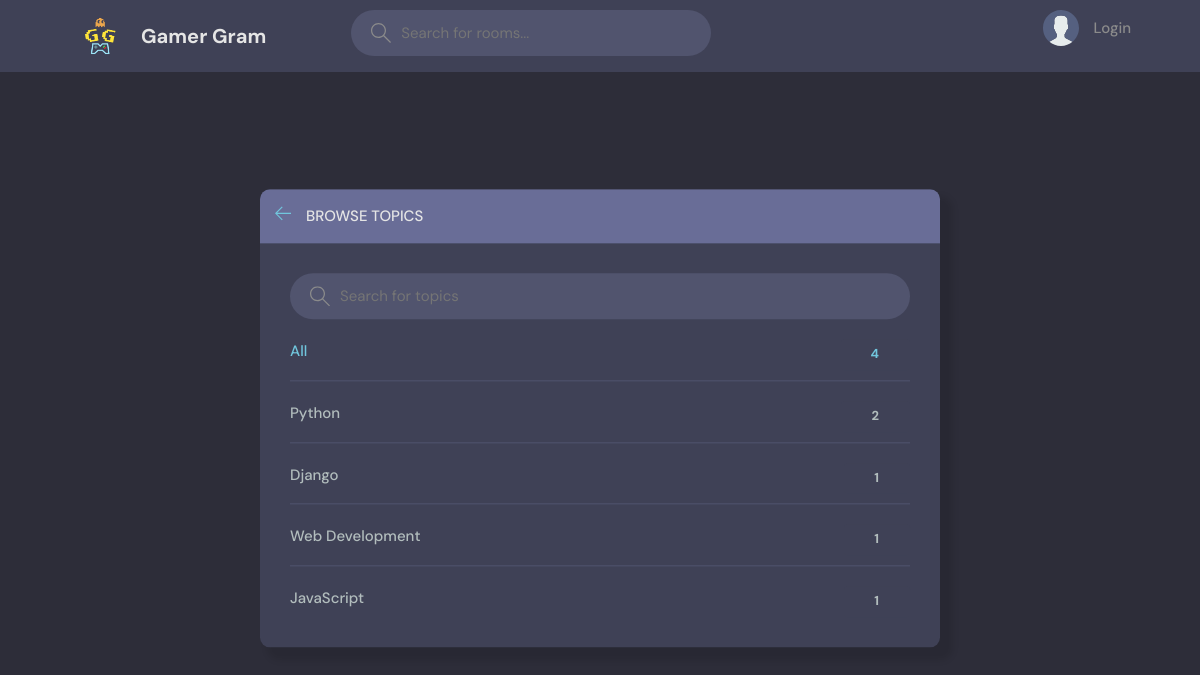
/topics/, run on an earlier commit of the app's database.
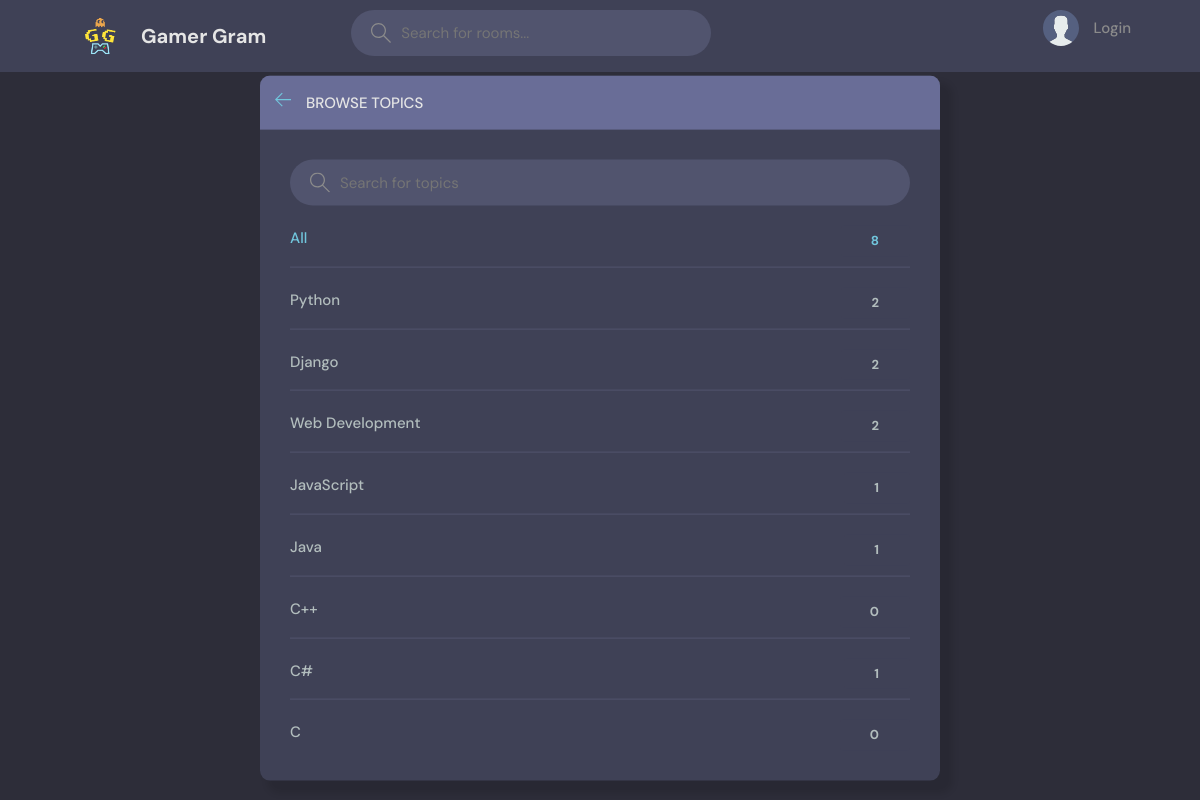
And on a later commit of the database.
### base/models.py (models this page shows)
class Topic(models.Model):
    name = models.CharField(max_length=200)
    def __str__(self):
        return self.name

### base/views.py (the view)
# urls.py: path('topics/', views.topicsPage, name="topics"),
def topicsPage(request):
    q = request.GET.get('q') if request.GET.get('q') != None else ''
    topics = Topic.objects.filter(name__icontains=q)
    context = {'topics': topics}
    return render(request, 'base/topics.html', context)

### base/templates/base/topics.html (shortened to what this page needs)
{% extends 'main.html' %}
{% block content %}
<main class="create-room layout">
      <div class="container">
        <div class="layout__box">
          <div class="layout__boxHeader">
            <div class="layout__boxTitle">
              <a href="{{request.META.HTTP_REFERER}}">
                <svg version="1.1" xmlns="http://www.w3.org/2000/svg" width="32" height="32" viewBox="0 0 32 32">
                  <title>arrow-left</title>
                  <path
                    d="M13.723 2.286l-13.723 13.714 13.719 13.714 1.616-1.611-10.96-10.96h27.625v-2.286h-27.625l10.965-10.965-1.616-1.607z"
                  ></path>
                </svg>
              </a>
              <h3>Browse Topics</h3>
            </div>
          </div>
          <div class="topics-page layout__body">
            <form action="" method="GET" class="header__search">
              <label>
                <input name="q" placeholder="Search for topics" />
              </label>
            </form>
            {% if topics.count != 0 %}
            <ul class="topics__list">
              <li>
                <a href="{% url 'topics' %}" class="active">All <span>{{topics.count}}</span></a>
              </li>
              {% for topic in topics %}
              <li>
                <a href="{% url 'home' %}?q={{topic}}">{{topic}} <span>{{topic.room_set.all.count}}</span></a>
              </li>
              {% endfor %}
            </ul>
            {% else %}
              <h3 class="topics__header">Yikes! Couldn't find that one!</h3>
            {% endif %}
          </div>
        </div>
      </div>
    </main>
{% endblock content %}

What changed in the data, as far as the page shows it:
computed for Topic "Django": room_set.all.count "1" → "2"
computed for Topic "Web Development": room_set.all.count "1" → "2"
added Topic: name "Java", room_set.all.count "1"
added Topic: name "C++", room_set.all.count "0"
added Topic: name "C#", room_set.all.count "1"
added Topic: name "C", room_set.all.count "0"
Also different on the page:
{{ topics.count }}: "4" → "8"
